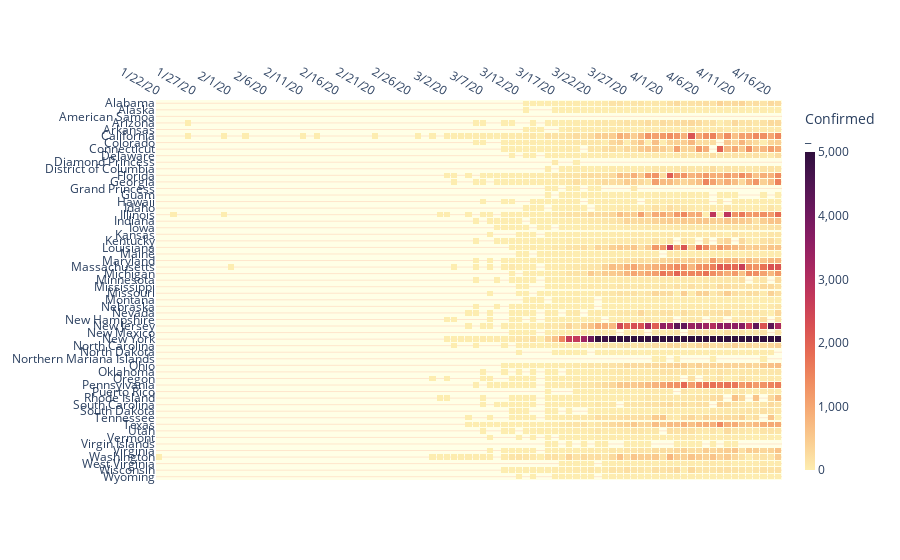

The notebook cell this image was saved under:
### Code cell
import plotly.graph_objects as go
import datetime
import numpy as np

z=values
x=dates
y=values.index #the sates

d=US_States_daily_d #deaths for the tooltip:.3f
f=US_States_daily_d
customdata = np.dstack((d, f))

fig = go.Figure(data=go.Heatmap(
        z=z,
        x=x,
        y=y,
        customdata=np.dstack((d, f)),
        hovertemplate='State: %{y}<br>Confirmed: <b> %{z:,.0f} </b> <br>Deaths: <b> %{customdata[0]:,.0f} </b> <extra></extra>',
        colorscale='matter',
        xgap=1,
        ygap=12,
        zmin=0,
        zmid=2500,
        zmax=5000,
        colorbar=dict(thickness=10, title='Confirmed <br>_', separatethousands=True),
        connectgaps=False
               )
        )

fig.update_layout(
#    title=dict(text='Daily COVID19 Cases US States (data: JHU)', x=0.5),
        xaxis_nticks=18,
        yaxis_nticks=60,
        height=1800,
        paper_bgcolor='white', 
        plot_bgcolor='#ffffe6',
        hovermode="x unified",
        hoverlabel=dict(
                bgcolor="white", 
                font_size=16, 
                font_family="Arial",
                bordercolor='#b3b3b3'),
        dragmode=False) #disable panning so mobile apps can receive pinch to zoom events
    
fig.update_xaxes(side='top', fixedrange=True, 
                 showgrid=False,
                 spikethickness=0.4,
                 spikedash='solid',)

fig.update_yaxes(gridcolor='#ffe6cc')

fig.show(displayModeBar=False)
    
import plotly.io as pio
pio.write_html(fig, file='Index.html', auto_open=True)

### Figure 1 — Plotly figure (JSON) as saved in the notebook; plotly's stock layout.template omitted (floating-point values rounded to 4 significant figures; data arrays with more than 128 entries replaced by an {"elided": "..."} marker saying what was removed)
{"data": [{"colorbar": {"separatethousands": true, "thickness": 10, "title": {"text": "Confirmed <br>_"}}, "colorscale": [[0, "rgb(253, 237, 176)"], [0.09091, "rgb(250, 205, 145)"], [0.1818, "rgb(246, 173, 119)"], [0.2727, "rgb(240, 142, 98)"], [0.3636, "rgb(231, 109, 84)"], [0.4545, "rgb(216, 80, 83)"], [0.5455, "rgb(195, 56, 90)"], [0.6364, "rgb(168, 40, 96)"], [0.7273, "rgb(138, 29, 99)"], [0.8182, "rgb(107, 24, 93)"], [0.9091, "rgb(76, 21, 80)"], [1, "rgb(47, 15, 61)"]], "connectgaps": false, "customdata": {"elided": "58x87x2 int values"}, "hovertemplate": "State: %{y}<br>Confirmed: <b> %{z:,.0f} </b> <br>Deaths: <b> %{customdata[0]:,.0f} </b> <extra></extra>", "type": "heatmap", "x": ["1/22/20", "1/23/20", "1/24/20", "1/25/20", "1/26/20", "1/27/20", "1/28/20", "1/29/20", "1/30/20", "1/31/20", "2/1/20", "2/2/20", "2/3/20", "2/4/20", "2/5/20", "2/6/20", "2/7/20", "2/8/20", "2/9/20", "2/10/20", "2/11/20", "2/12/20", "2/13/20", "2/14/20", "2/15/20", "2/16/20", "2/17/20", "2/18/20", "2/19/20", "2/20/20", "2/21/20", "2/22/20", "2/23/20", "2/24/20", "2/25/20", "2/26/20", "2/27/20", "2/28/20", "2/29/20", "3/1/20", "3/2/20", "3/3/20", "3/4/20", "3/5/20", "3/6/20", "3/7/20", "3/8/20", "3/9/20", "3/10/20", "3/11/20", "3/12/20", "3/13/20", "3/14/20", "3/15/20", "3/16/20", "3/17/20", "3/18/20", "3/19/20", "3/20/20", "3/21/20", "3/22/20", "3/23/20", "3/24/20", "3/25/20", "3/26/20", "3/27/20", "3/28/20", "3/29/20", "3/30/20", "3/31/20", "4/1/20", "4/2/20", "4/3/20", "4/4/20", "4/5/20", "4/6/20", "4/7/20", "4/8/20", "4/9/20", "4/10/20", "4/11/20", "4/12/20", "4/13/20", "4/14/20", "4/15/20", "4/16/20", "4/17/20"], "xgap": 1, "y": ["Wyoming", "Wisconsin", "West Virginia", "Washington", "Virginia", "Virgin Islands", "Vermont", "Utah", "Texas", "Tennessee", "South Dakota", "South Carolina", "Rhode Island", "Puerto Rico", "Pennsylvania", "Oregon", "Oklahoma", "Ohio", "Northern Mariana Islands", "North Dakota", "North Carolina", "New York", "New Mexico", "New Jersey", "New Hampshire", "Nevada", "Nebraska", "Montana", "Missouri", "Mississippi", "Minnesota", "Michigan", "Massachusetts", "Maryland", "Maine", "Louisiana", "Kentucky", "Kansas", "Iowa", "Indiana", "Illinois", "Idaho", "Hawaii", "Guam", "Grand Princess", "Georgia", "Florida", "District of Columbia", "Diamond Princess", "Delaware", "Connecticut", "Colorado", "California", "Arkansas", "Arizona", "American Samoa", "Alaska", "Alabama"], "ygap": 12, "z": {"elided": "58x87 int values"}, "zmax": 5000, "zmid": 2500, "zmin": 0}], "layout": {"autosize": true, "dragmode": false, "hoverlabel": {"bgcolor": "white", "bordercolor": "#b3b3b3", "font": {"family": "Arial", "size": 16}}, "hovermode": "x unified", "paper_bgcolor": "white", "plot_bgcolor": "#ffffe6", "xaxis": {"autorange": true, "fixedrange": true, "nticks": 18, "range": [-0.5, 86.5], "showgrid": false, "side": "top", "spikedash": "solid", "spikethickness": 0.4, "type": "category"}, "yaxis": {"autorange": true, "gridcolor": "#ffe6cc", "nticks": 60, "range": [-0.5, 57.5], "type": "category"}}}
